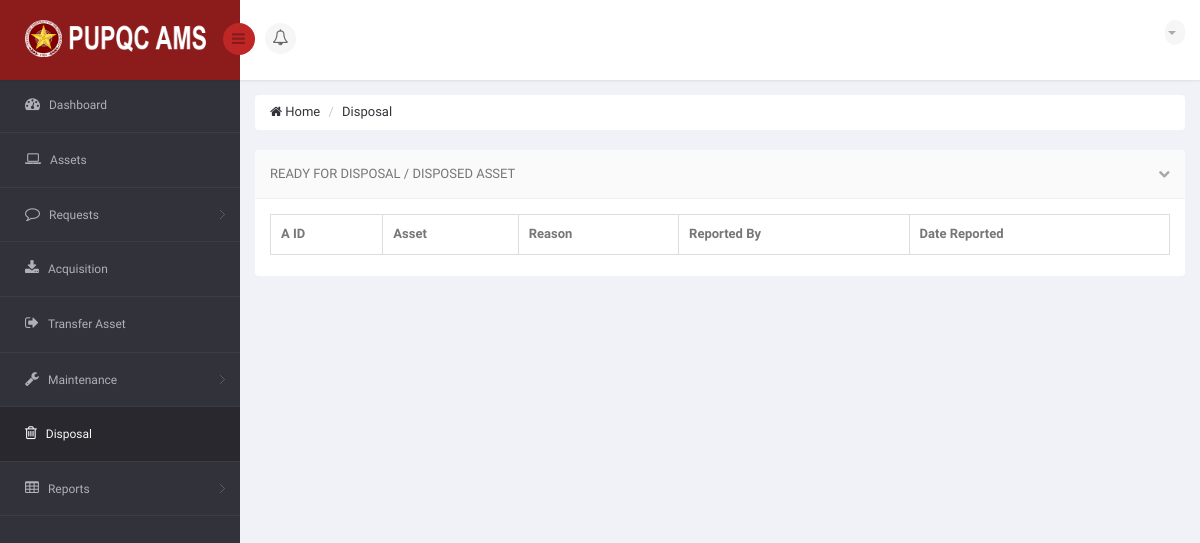
The app's page /DIR/PropertyOfficer/PODisposal.php (signed in), older data.
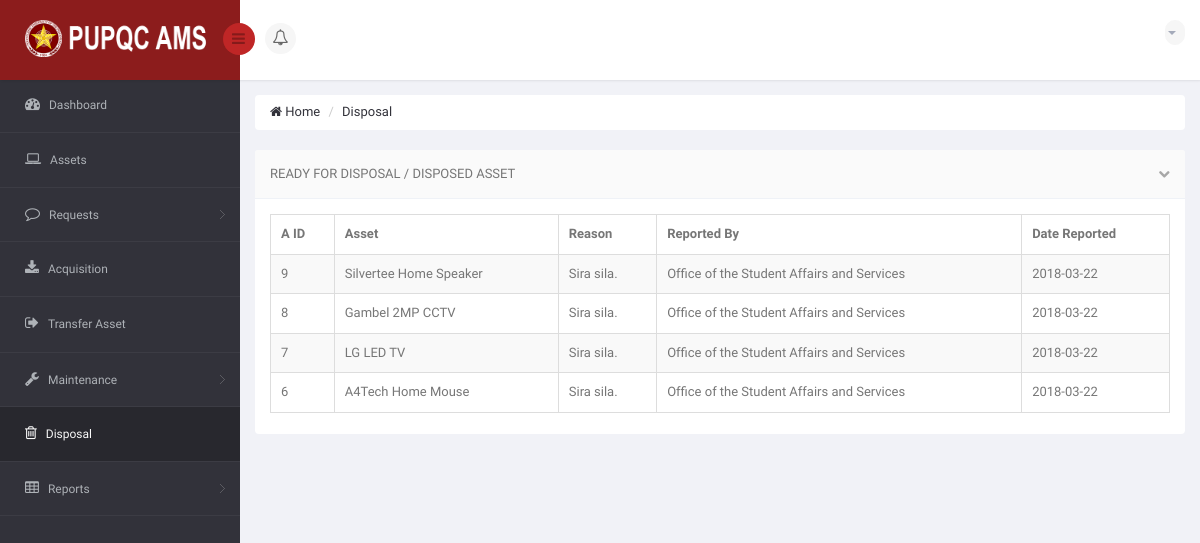
The same page, newer data.
### tables this page shows
CREATE TABLE `ams_t_report_of_damage` (
  `ROD_ID` int(11) NOT NULL,
  `ROD_NO` varchar(15) NOT NULL,
  `ROD_REASON` varchar(350) NOT NULL,
  `ROD_DATE` date NOT NULL,
  `ROD_VIEW_BY_PO` int(11) DEFAULT '0',
  `ROD_VIEW_BY_USER` int(11) NOT NULL DEFAULT '0',
  `ROD_REMARKS` varchar(350) DEFAULT NULL
);

CREATE TABLE `ams_r_asset` (
  `A_ID` int(11) NOT NULL,
  `A_DESCRIPTION` varchar(250) NOT NULL,
  `A_DATE` date NOT NULL,
  `A_STATUS` varchar(25) NOT NULL DEFAULT 'Serviceable',
  `A_ACQUISITION_TYPE` varchar(25) NOT NULL,
  `A_AVAILABILITY` varchar(25) NOT NULL DEFAULT 'Available',
  `A_DISPOSAL_STATUS` int(11) NOT NULL DEFAULT '0',
  `AL_ID` int(11) DEFAULT NULL,
  `C_ID` int(11) DEFAULT NULL,
  `URS_ID` int(11) DEFAULT NULL,
  `PPMP_ID` int(11) DEFAULT NULL
);

CREATE TABLE `ams_r_office` (
  `O_ID` int(11) NOT NULL,
  `O_CODE` varchar(50) NOT NULL,
  `O_NAME` varchar(120) NOT NULL,
  `C_ID` int(11) NOT NULL
);

### DIR/PropertyOfficer/PODisposal.php (the view, shortened to what the changed rows need)
<!DOCTYPE html>
<html lang="en">
<head>
    <link href="../../bs3/css/bootstrap.min.css" rel="stylesheet">
    <link href="../../css/bootstrap-reset.css" rel="stylesheet">
    <link href="../../font-awesome/css/font-awesome.css" rel="stylesheet" />
    <link href="../../js/advanced-datatable/css/demo_page.css" rel="stylesheet" />
    <link href="../../js/advanced-datatable/css/demo_table.css" rel="stylesheet" />
    <link rel="stylesheet" href="../../js/data-tables/DT_bootstrap.css" />
    <link href="../../css/style.css" rel="stylesheet">
    <link href="../../css/style-responsive.css" rel="stylesheet" />
    <link href="../../js/iCheck/skins/minimal/minimal.css" rel="stylesheet">
    <link href="../../js/iCheck/skins/minimal/red.css" rel="stylesheet">
    <link href="../../js/iCheck/skins/minimal/green.css" rel="stylesheet">
    <link href="../../js/iCheck/skins/minimal/blue.css" rel="stylesheet">
    <link href="../../js/iCheck/skins/minimal/yellow.css" rel="stylesheet">
    <link href="../../js/iCheck/skins/minimal/purple.css" rel="stylesheet">
    <link href="../../js/iCheck/skins/square/square.css" rel="stylesheet">
    <link href="../../js/iCheck/skins/square/red.css" rel="stylesheet">
    <link href="../../js/iCheck/skins/square/green.css" rel="stylesheet">
    <link href="../../js/iCheck/skins/square/blue.css" rel="stylesheet">
    <link href="../../js/iCheck/skins/square/yellow.css" rel="stylesheet">
    <link href="../../js/iCheck/skins/square/purple.css" rel="stylesheet">
    <link href="../../js/iCheck/skins/flat/grey.css" rel="stylesheet">
    <link href="../../js/iCheck/skins/flat/red.css" rel="stylesheet">
    <link href="../../js/iCheck/skins/flat/green.css" rel="stylesheet">
    <link href="../../js/iCheck/skins/flat/blue.css" rel="stylesheet">
    <link href="../../js/iCheck/skins/flat/yellow.css" rel="stylesheet">
    <link href="../../js/iCheck/skins/flat/purple.css" rel="stylesheet">
    <link rel="stylesheet" type="text/css" href="../../js/select2/select2.css" />
    <link rel="stylesheet" type="text/css" href="../../js/bootstrap-daterangepicker/daterangepicker-bs3.css" />
    <link rel="stylesheet" type="text/css" href="../../js/bootstrap-datetimepicker/css/datetimepicker.css" />
    <link rel="stylesheet" type="text/css" href="../../js/bootstrap-datepicker/css/datepicker.css" />
    <link href="../../js/plugins/sweetalert/sweetalert.css" type="text/css" rel="stylesheet" media="screen,projection">
</head>
<body>
<section id="container" >
                <?php
                    include('../Connection/db.php');
                  ?>
    <section id="main-content">
        <section class="wrapper">
            <div class="row">
                <div class="col-sm-12">
                    <section class="panel">
                        <div class="panel-body">
                            <div class="adv-table">
                                <table  class="display table table-bordered table-striped" id="dynamic-table">
                                    <thead>
                                        <tr>
                                            <th style="">A ID</th>
                                            <th style="">Asset</th>
                                            <th style="">Reason</th>
                                            <th style="">Reported By</th>
                                            <th style="">Date Reported</th>
                                        </tr>
                                    </thead>
                                    <tbody>
                                        <?php
                                            $sql = "SELECT * FROM `ams_t_report_of_damage` AS ROD INNER JOIN `ams_t_report_of_damage_sub` AS RODS ON RODS.ROD_ID = ROD.ROD_ID INNER JOIN `ams_t_par_sub` AS PARS ON RODS.A_ID = PARS.A_ID INNER JOIN `ams_r_employee_profile` AS EP ON PARS.EP_ID = EP.EP_ID INNER JOIN `ams_r_office` AS O ON EP.O_ID = O.O_ID INNER JOIN `ams_r_asset` AS A ON RODS.A_ID = A.A_ID ORDER BY ROD.ROD_DATE DESC, ROD.ROD_ID DESC";
                                            $result = mysqli_query($connection, $sql) or die("Bad Query: $sql");
                                            while($row = mysqli_fetch_assoc($result))
                                            {
                                                $aid = $row['A_ID'];
                                                $adescription = $row['A_DESCRIPTION'];
                                                $rodreason = $row['ROD_REASON'];
                                                $rodreportby = $row['O_NAME'];
                                                $roddate = $row['ROD_DATE'];
                                        ?>
                                        <tr class="gradeX">
                                            <td style=""> <?php echo $aid; ?> </td>
                                            <td style=""> <?php echo $adescription; ?> </td>
                                            <td style=""> <?php echo $rodreason; ?> </td>
                                            <td style=""> <?php echo $rodreportby; ?> </td>
                                            <td style=""> <?php echo $roddate; ?> </td>
                                        </tr>
                                        <?php
                                            }
                                        ?>
                                    </tbody>
                                </table>
                            </div>
                        </div>
                    </section>
                </div>
            </div>
        </section>
    </section>
</section>
</body>
</html>

Row changes from the older to the newer data that the page shows:
added ams_t_report_of_damage: ams_r_asset.A_ID "9", ams_r_asset.A_DESCRIPTION "Silvertee Home Speaker", ROD_REASON "Sira sila.", ams_r_office.O_NAME "Office of the Student Affairs and Services", ROD_DATE "2018-03-22", ams_r_asset.A_ID "8", ams_r_asset.A_DESCRIPTION "Gambel 2MP CCTV", ams_r_asset.A_ID "7", ams_r_asset.A_DESCRIPTION "LG LED TV", ams_r_asset.A_ID "6", ams_r_asset.A_DESCRIPTION "A4Tech Home Mouse"
